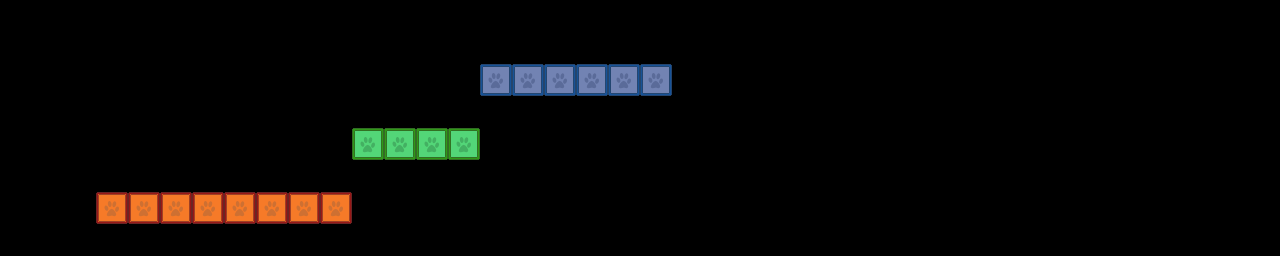

Rendered tile map (Tiled .tmx) drawn with the repository's tilesets; below, a short description and the map source with its tile grids summarised:
An orthogonal 40x8 tile map with 32x32 px tiles, 3 tile layers (rojos, verdes, azules) and 6 objects.

<map version="1.0" orientation="orthogonal" renderorder="right-down" width="40" height="8" tilewidth="32" tileheight="32" nextobjectid="7">
 <tileset firstgid="1" name="blocks" tilewidth="32" tileheight="32" tilecount="3" columns="3">
  <image source="blocks.png" width="96" height="32" />
 </tileset>
 <layer name="rojos" width="40" height="8">
  <data>[320 cells, 8 non-empty, 1 distinct tile ids]</data>
 </layer>
 <layer name="verdes" width="40" height="8">
  <data>[320 cells, 4 non-empty, 1 distinct tile ids]</data>
 </layer>
 <layer name="azules" width="40" height="8">
  <data>[320 cells, 6 non-empty, 1 distinct tile ids]</data>
 </layer>
 <objectgroup name="mostachos">
  <object id="1" x="114" y="73" width="21" height="23" />
  <object id="2" x="176" y="124" width="17" height="23" />
  <object id="3" x="208" y="75" width="35" height="30" />
  <object id="4" x="230" y="134" width="22" height="22" />
  <object id="5" x="268" y="102" width="21" height="24" />
  <object id="6" x="120" y="120" width="28" height="25" />
 </objectgroup>
</map>